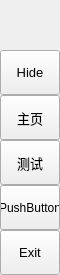
        <widget class="QFrame" name="leftMenuBg">
         <property name="minimumSize">
          <size>
           <width>60</width>
           <height>0</height>
          </size>
         </property>
         <property name="maximumSize">
          <size>
           <width>60</width>
           <height>16777215</height>
          </size>
         </property>
         <property name="frameShape">
          <enum>QFrame::NoFrame</enum>
         </property>
         <property name="frameShadow">
          <enum>QFrame::Raised</enum>
         </property>
         <layout class="QVBoxLayout" name="verticalLayout_3">
          <property name="spacing">
           <number>0</number>
          </property>
          <property name="leftMargin">
           <number>0</number>
          </property>
          <property name="topMargin">
           <number>0</number>
          </property>
          <property name="rightMargin">
           <number>0</number>
          </property>
          <property name="bottomMargin">
           <number>0</number>
          </property>
          <item>
           <widget class="QFrame" name="topLogoInfo">
            <property name="minimumSize">
             <size>
              <width>0</width>
              <height>50</height>
             </size>
            </property>
            <property name="maximumSize">
             <size>
              <width>16777215</width>
              <height>50</height>
             </size>
            </property>
            <property name="frameShape">
             <enum>QFrame::NoFrame</enum>
            </property>
            <property name="frameShadow">
             <enum>QFrame::Raised</enum>
            </property>
            <widget class="QLabel" name="titleLeftApp">
             <property name="geometry">
              <rect>
               <x>70</x>
               <y>8</y>
               <width>160</width>
               <height>20</height>
              </rect>
             </property>
             <property name="font">
              <font>
               <family>Segoe UI Semibold</family>
               <pointsize>12</pointsize>
               <italic>false</italic>
               <bold>false</bold>
              </font>
             </property>
             <property name="text">
              <string>显微镜自动化测试</string>
             </property>
             <property name="alignment">
              <set>Qt::AlignLeading|Qt::AlignLeft|Qt::AlignTop</set>
             </property>
            </widget>
            <widget class="QLabel" name="titleLeftDescription">
             <property name="geometry">
              <rect>
               <x>70</x>
               <y>27</y>
               <width>160</width>
               <height>16</height>
              </rect>
             </property>
             <property name="maximumSize">
              <size>
               <width>16777215</width>
               <height>16</height>
              </size>
             </property>
             <property name="font">
              <font>
               <family>Segoe UI</family>
               <pointsize>8</pointsize>
               <italic>false</italic>
               <bold>false</bold>
              </font>
             </property>
             <property name="text">
              <string>Microscope automated testing</string>
             </property>
             <property name="alignment">
              <set>Qt::AlignLeading|Qt::AlignLeft|Qt::AlignTop</set>
             </property>
            </widget>
            <widget class="QFrame" name="topLogo">
             <property name="geometry">
              <rect>
               <x>10</x>
               <y>7</y>
               <width>35</width>
               <height>35</height>
              </rect>
             </property>
             <property name="minimumSize">
              <size>
               <width>35</width>
               <height>35</height>
              </size>
             </property>
             <property name="maximumSize">
              <size>
               <width>42</width>
               <height>42</height>
              </size>
             </property>
             <property name="styleSheet">
              <string notr="true">image: url(:/images/images/images/microscope02.png);
                           background-position: centered;
                           background-repeat: no-repeat;
                       </string>
             </property>
             <property name="frameShape">
              <enum>QFrame::NoFrame</enum>
             </property>
             <property name="frameShadow">
              <enum>QFrame::Raised</enum>
             </property>
            </widget>
           </widget>
          </item>
          <item>
           <widget class="QFrame" name="leftMenuFrame">
            <property name="frameShape">
             <enum>QFrame::NoFrame</enum>
            </property>
            <property name="frameShadow">
             <enum>QFrame::Raised</enum>
            </property>
            <layout class="QVBoxLayout" name="verticalMenuLayout">
             <property name="spacing">
              <number>0</number>
             </property>
             <property name="leftMargin">
              <number>0</number>
             </property>
             <property name="topMargin">
              <number>0</number>
             </property>
             <property name="rightMargin">
              <number>0</number>
             </property>
             <property name="bottomMargin">
              <number>0</number>
             </property>
             <item>
              <widget class="QFrame" name="toggleBox">
               <property name="maximumSize">
                <size>
                 <width>16777215</width>
                 <height>45</height>
                </size>
               </property>
               <property name="frameShape">
                <enum>QFrame::NoFrame</enum>
               </property>
               <property name="frameShadow">
                <enum>QFrame::Raised</enum>
               </property>
               <layout class="QVBoxLayout" name="verticalLayout_4">
                <property name="spacing">
                 <number>0</number>
                </property>
                <property name="leftMargin">
                 <number>0</number>
                </property>
                <property name="topMargin">
                 <number>0</number>
                </property>
                <property name="rightMargin">
                 <number>0</number>
                </property>
                <property name="bottomMargin">
                 <number>0</number>
                </property>
                <item>
                 <widget class="QPushButton" name="toggleButton">
                  <property name="sizePolicy">
                   <sizepolicy hsizetype="Expanding" vsizetype="Fixed">
                    <horstretch>0</horstretch>
                    <verstretch>0</verstretch>
                   </sizepolicy>
                  </property>
                  <property name="minimumSize">
                   <size>
                    <width>0</width>
                    <height>45</height>
                   </size>
                  </property>
                  <property name="font">
                   <font>
                    <family>Segoe UI</family>
                    <pointsize>10</pointsize>
                    <italic>false</italic>
                    <bold>false</bold>
                   </font>
                  </property>
                  <property name="cursor">
                   <cursorShape>PointingHandCursor</cursorShape>
                  </property>
                  <property name="layoutDirection">
                   <enum>Qt::LeftToRight</enum>
                  </property>
                  <property name="styleSheet">
                   <string notr="true">background-image: url(:/icons/images/icons/icon_menu.png);</string>
                  </property>
                  <property name="text">
                   <string>Hide</string>
                  </property>
                 </widget>
                </item>
               </layout>
              </widget>
             </item>
             <item>
              <widget class="QFrame" name="topMenu">
               <property name="frameShape">
                <enum>QFrame::NoFrame</enum>
               </property>
               <property name="frameShadow">
                <enum>QFrame::Raised</enum>
               </property>
               <layout class="QVBoxLayout" name="verticalLayout_8">
                <property name="spacing">
                 <number>0</number>
                </property>
                <property name="leftMargin">
                 <number>0</number>
                </property>
                <property name="topMargin">
                 <number>0</number>
                </property>
                <property name="rightMargin">
                 <number>0</number>
                </property>
                <property name="bottomMargin">
                 <number>0</number>
                </property>
                <item>
                 <widget class="QPushButton" name="btn_home">
                  <property name="sizePolicy">
                   <sizepolicy hsizetype="Expanding" vsizetype="Fixed">
                    <horstretch>0</horstretch>
                    <verstretch>0</verstretch>
                   </sizepolicy>
                  </property>
                  <property name="minimumSize">
                   <size>
                    <width>0</width>
                    <height>45</height>
                   </size>
                  </property>
                  <property name="font">
                   <font>
                    <family>Segoe UI</family>
                    <pointsize>10</pointsize>
                    <italic>false</italic>
                    <bold>false</bold>
                   </font>
                  </property>
                  <property name="cursor">
                   <cursorShape>PointingHandCursor</cursorShape>
                  </property>
                  <property name="layoutDirection">
                   <enum>Qt::LeftToRight</enum>
                  </property>
                  <property name="styleSheet">
                   <string notr="true">background-image: url(:/icons/images/icons/cil-home.png);
</string>
                  </property>
                  <property name="text">
                   <string>主页</string>
                  </property>
                 </widget>
                </item>
                <item>
                 <widget class="QPushButton" name="btn_details">
                  <property name="sizePolicy">
                   <sizepolicy hsizetype="Expanding" vsizetype="Fixed">
                    <horstretch>0</horstretch>
                    <verstretch>0</verstretch>
                   </sizepolicy>
                  </property>
                  <property name="minimumSize">
                   <size>
                    <width>0</width>
                    <height>45</height>
                   </size>
                  </property>
                  <property name="font">
                   <font>
                    <family>Segoe UI</family>
                    <pointsize>10</pointsize>
                    <italic>false</italic>
                    <bold>false</bold>
                   </font>
                  </property>
                  <property name="cursor">
                   <cursorShape>PointingHandCursor</cursorShape>
                  </property>
                  <property name="layoutDirection">
                   <enum>Qt::LeftToRight</enum>
                  </property>
                  <property name="styleSheet">
                   <string notr="true">background-image: url(:/icons/images/icons/cil-file.png);</string>
                  </property>
                  <property name="text">
                   <string>测试</string>
                  </property>
                 </widget>
                </item>
                <item>
                 <widget class="QPushButton" name="btn_history">
                  <property name="sizePolicy">
                   <sizepolicy hsizetype="Expanding" vsizetype="Fixed">
                    <horstretch>0</horstretch>
                    <verstretch>0</verstretch>
                   </sizepolicy>
                  </property>
                  <property name="minimumSize">
                   <size>
                    <width>60</width>
                    <height>45</height>
                   </size>
                  </property>
                  <property name="styleSheet">
                   <string notr="true">background-image: url(:/icons/images/icons/cil-history.png);</string>
                  </property>
                  <property name="text">
                   <string>PushButton</string>
                  </property>
                 </widget>
                </item>
                <item>
                 <widget class="QPushButton" name="btn_settings">
                  <property name="sizePolicy">
                   <sizepolicy hsizetype="Expanding" vsizetype="Fixed">
                    <horstretch>0</horstretch>
                    <verstretch>0</verstretch>
                   </sizepolicy>
                  </property>
                  <property name="minimumSize">
                   <size>
                    <width>0</width>
                    <height>45</height>
                   </size>
                  </property>
                  <property name="font">
                   <font>
                    <family>Segoe UI</family>
                    <pointsize>10</pointsize>
                    <italic>false</italic>
                    <bold>false</bold>
                   </font>
                  </property>
                  <property name="cursor">
                   <cursorShape>PointingHandCursor</cursorShape>
                  </property>
                  <property name="layoutDirection">
                   <enum>Qt::LeftToRight</enum>
                  </property>
                  <property name="styleSheet">
                   <string notr="true">background-image: url(:/icons/images/icons/cil-settings.png);</string>
                  </property>
                  <property name="text">
                   <string>Exit</string>
                  </property>
                 </widget>
                </item>
               </layout>
              </widget>
             </item>
             <item alignment="Qt::AlignBottom">
              <widget class="QFrame" name="bottomMenu">
               <property name="frameShape">
                <enum>QFrame::NoFrame</enum>
               </property>
               <property name="frameShadow">
                <enum>QFrame::Raised</enum>
               </property>
               <layout class="QVBoxLayout" name="verticalLayout_9">
                <property name="spacing">
                 <number>0</number>
                </property>
                <property name="leftMargin">
                 <number>0</number>
                </property>
                <property name="topMargin">
                 <number>0</number>
                </property>
                <property name="rightMargin">
                 <number>0</number>
                </property>
                <property name="bottomMargin">
                 <number>0</number>
                </property>
               </layout>
              </widget>
             </item>
            </layout>
           </widget>
          </item>
         </layout>
        </widget>
